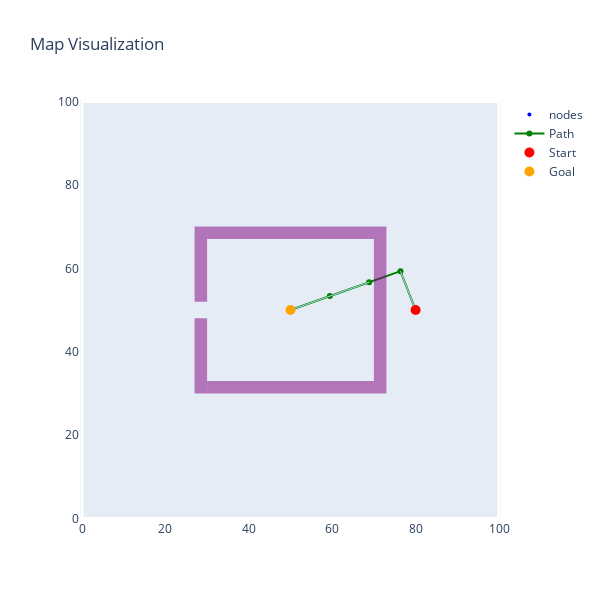

The notebook cell this image was saved under:
### Code cell
visualize_map_shapes(narrow_map.grid, obs=narrow_map.obstacles, start=narrow_map.start, goal=narrow_map.goal, path=result3.path, nodes=list(map(lambda x: x.position, result3.nodes)), edges=result3.edges)

### Figure 1 — Plotly figure (JSON) as saved in the notebook; plotly's stock layout.template omitted (floating-point values rounded to 4 significant figures)
{"data": [{"marker": {"color": "blue", "size": 4}, "mode": "markers", "name": "nodes", "type": "scatter", "x": [80, 76.37, 50, 59.43, 68.86], "y": [50, 59.32, 50, 53.33, 56.66]}, {"line": {"color": "green"}, "marker": {"size": 6}, "mode": "lines+markers", "name": "Path", "type": "scatter", "x": [80, 76.37, 68.86, 59.43, 50], "y": [50, 59.32, 56.66, 53.33, 50]}, {"hoverinfo": "skip", "line": {"color": "lightblue", "width": 1}, "mode": "lines", "showlegend": false, "type": "scatter", "x": [80, 76.37], "y": [50, 59.32]}, {"hoverinfo": "skip", "line": {"color": "lightblue", "width": 1}, "mode": "lines", "showlegend": false, "type": "scatter", "x": [50, 59.43], "y": [50, 53.33]}, {"hoverinfo": "skip", "line": {"color": "lightblue", "width": 1}, "mode": "lines", "showlegend": false, "type": "scatter", "x": [59.43, 68.86], "y": [53.33, 56.66]}, {"marker": {"color": "red", "size": 10}, "mode": "markers", "name": "Start", "type": "scatter", "x": [80], "y": [50]}, {"marker": {"color": "orange", "size": 10}, "mode": "markers", "name": "Goal", "type": "scatter", "x": [50], "y": [50]}], "layout": {"height": 600, "shapes": [{"fillcolor": "purple", "line": {"width": 0}, "opacity": 0.5, "type": "rect", "x0": 27, "x1": 30, "y0": 52, "y1": 70}, {"fillcolor": "purple", "line": {"width": 0}, "opacity": 0.5, "type": "rect", "x0": 27, "x1": 30, "y0": 30, "y1": 48}, {"fillcolor": "purple", "line": {"width": 0}, "opacity": 0.5, "type": "rect", "x0": 70, "x1": 73, "y0": 30, "y1": 70}, {"fillcolor": "purple", "line": {"width": 0}, "opacity": 0.5, "type": "rect", "x0": 30, "x1": 70, "y0": 30, "y1": 33}, {"fillcolor": "purple", "line": {"width": 0}, "opacity": 0.5, "type": "rect", "x0": 30, "x1": 70, "y0": 67, "y1": 70}, {"fillcolor": "rgba(0,0,0,0)", "layer": "above", "line": {"color": "white", "width": 3}, "type": "rect", "x0": 0, "x1": 100, "y0": 0, "y1": 100}], "title": {"text": "Map Visualization"}, "width": 600, "xaxis": {"scaleanchor": "y", "showgrid": false}, "yaxis": {"showgrid": false}}}
